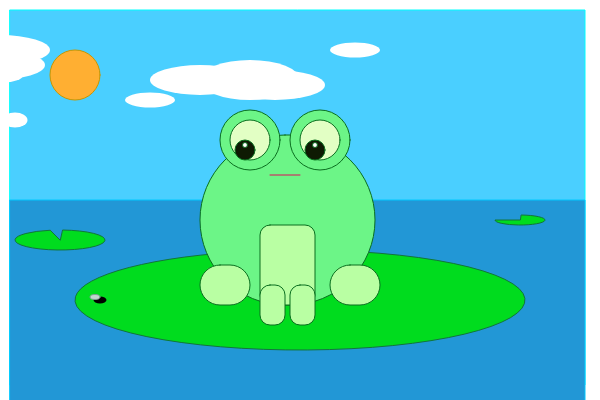
Frame 1 (no input)
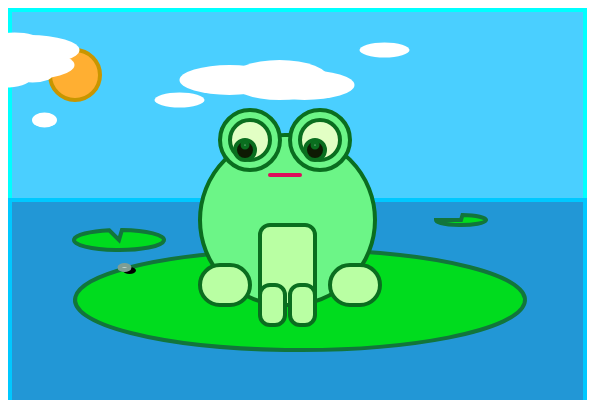
Frame 60 (no input)
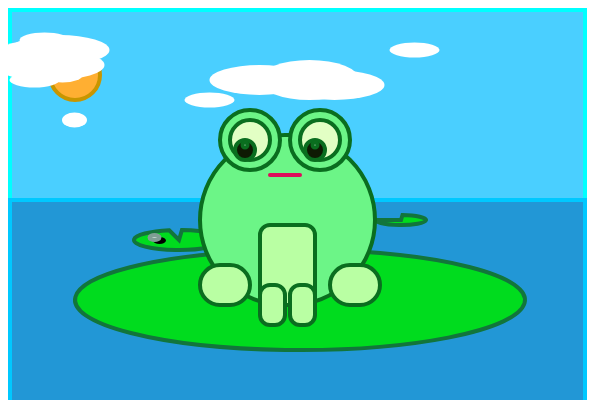
Frame 120 (the mouse pressed at the canvas centre since frame 60)

The p5.js sketch that drew these frames (run headless with seeded random() and noise() and a simulated clock; from frame 60 on, the mouse is pressed at the canvas centre):

// p5.js sketch
// ── sketch.js
//eyemovement
let eyeY = 150;
let eyeshineY = 145;
let eye1x = 245;
let eye2x = 315;

//flymovement
let flyx = 100;
let flyy = 300;
let wingx= 95;
let wingy = 297;

//lilymovement
let lily1x = 60;
let lily2x = 520;
let lily1y = 240;
let lily2y =220;
let speed = 0.5;

//clouds

let cloudspeed = 0.5;
let cloud1cluster1 = 200;
let cloud1cluster2 = 275;
let cloud1cluster3 = 250;
let cloud1cluster4 = 355;
let cloud1cluster5 = 200;
let cloud1cluster6 = 150;
let cloud1cluster7 = 15;

let cloud2cluster1 = 0;
let cloud2cluster2 = -5;
let cloud2cluster3 = -20;
let cloud2cluster4 = -15;
let cloud2cluster5 = 3;
let cloud2cluster6 = -25;
    
function setup() {
  createCanvas(600, 400);
}

function draw() {
  background(220);
  
  //white border
    fill(1000,1000,1000);
    noStroke(0);
    rect(0,0,600,400);
  
  //blue sky
    fill(74, 207, 255);
    stroke(0,300,500);
    rect(10,10,575,375);
  
  //pond
    fill(34, 151, 214);
    stroke(0,200,300);
    rect(10,200,575,375);
  
  //sun
    fill(255,175,50);
    stroke(200,150,0);
    ellipse(75,75,50,50);
  
  //lilypad (main)
    fill(0,220,30);
    stroke(18, 117, 59);
    arc(300, 300, 450, 100, 5, PI+ QUARTER_PI,PIE);
  
  //lilypad (background)
  arc(lily1x, lily1y, 90, 20, 5, PI + QUARTER_PI, PIE);
    arc(lily2x, lily2y, 50, 10, 5, PI, PIE);
  
  lily1x = lily1x + 1;
  lily2x = lily2x - 1;
  

if (lily1x == 530)
  {
    lily1x = 60;
  }

  if (lily2x == 50)
    {
      lily2x = 520;
    }
  
  
  //cloud 1
    fill(1000,1000,1000);
    noStroke();
    ellipse(cloud1cluster1,80,100,30);
    ellipse(cloud1cluster2,85,100,30);
    ellipse(cloud1cluster3,80,100,40);
    ellipse(cloud1cluster4,50,50,15);
    ellipse(cloud1cluster5,75,40,15);
    ellipse(cloud1cluster6,100,50,15);
    ellipse(cloud1cluster7,120,25,15);
  
  cloud1cluster1 = cloud1cluster1 + cloudspeed;
  cloud1cluster2 = cloud1cluster2 + cloudspeed;
  cloud1cluster3 = cloud1cluster3 + cloudspeed;
  cloud1cluster4 = cloud1cluster4 + cloudspeed;
  cloud1cluster5 = cloud1cluster5 + cloudspeed;
  cloud1cluster6 = cloud1cluster6 + cloudspeed;
  cloud1cluster7 = cloud1cluster7 + cloudspeed;
  

  //cloud 2
    ellipse(cloud2cluster1,50,100,30);
    ellipse(cloud2cluster2,65,100,30);
    ellipse(cloud2cluster3,60,100,40);
    ellipse(cloud2cluster4,40,50,15);
    ellipse(cloud2cluster5,75,40,15);
    ellipse(cloud2cluster6,80,50,15);
  
  cloud2cluster1 = cloud2cluster1 + cloudspeed;
  cloud2cluster2 = cloud2cluster2 + cloudspeed;
  cloud2cluster3 = cloud2cluster3 + cloudspeed;
  cloud2cluster4 = cloud2cluster4 + cloudspeed;
  cloud2cluster5 = cloud2cluster5 + cloudspeed;
  cloud2cluster6 = cloud2cluster6 + cloudspeed;
  
  //froggie (base color);3
    stroke(10, 110, 31);
    fill(108, 245, 135);
    beginShape();
    rect(200,135,175,170,100);
    ellipse(250,140,60,60);
    ellipse(320,140,60,60);
  
  //belly
    fill (185, 255, 163);
    rect (260,225,55,80,10);
    
  //arms and legs
    rect(200,265,50,40,30);
    rect(330,265,50,40,30);
    rect(260,285,25,40,10);
    rect(290,285,25,40,10);
    endShape();
  
  //froggie (eyes)
    fill(226, 255, 196);
    ellipse(250,140,40,40);
    ellipse(320,140,40,40);
    
  
  //froggie (pupil)
    fill (14, 26, 3);
    ellipse(eye1x,eyeY,20,20);
    ellipse(eye2x,eyeY,20,20);
  
//froggie (highlight)
    fill(255, 255, 255);
    ellipse(eye1x,eyeshineY,5,5);
    ellipse(eye2x,eyeshineY,5,5);
      
  //fly (body)
    fill(0);
    noStroke();
    ellipse(flyx,flyy,13,7);
  
  //fly (wings)
    fill(193, 214, 207);
    stroke(126, 158, 148);
    ellipse(wingx,wingy,10,5);

flyy = flyy - 0.5;
wingy = wingy - 0.5;

  if (flyy == 205)
    {
      flyy = 300;
    }
  if (wingy == 202)
    {
      wingy = 297;
    }

flyx = flyx + 0.5;
  wingx = wingx + 0.5;
  if (flyx ==195)
    {
      flyx = 100;
    }
  if (wingx == 190)
    {
      wingx = 95;
    }
  
  
 //froggie (smile)
    stroke(222, 13, 90);
    line(270,175,300,175);
  
 strokeWeight(4);
  
}
